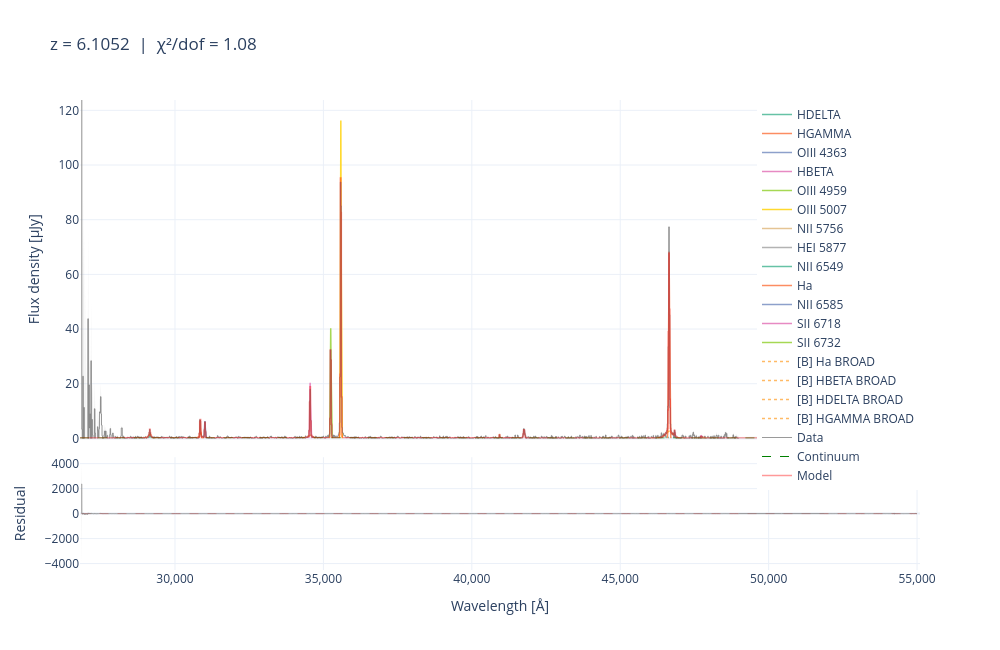

The notebook cell saved with this chart:
### Code cell
fig_interactive = jwspecfit.plot_fit_interactive(fit_result)
fig_interactive.show()
